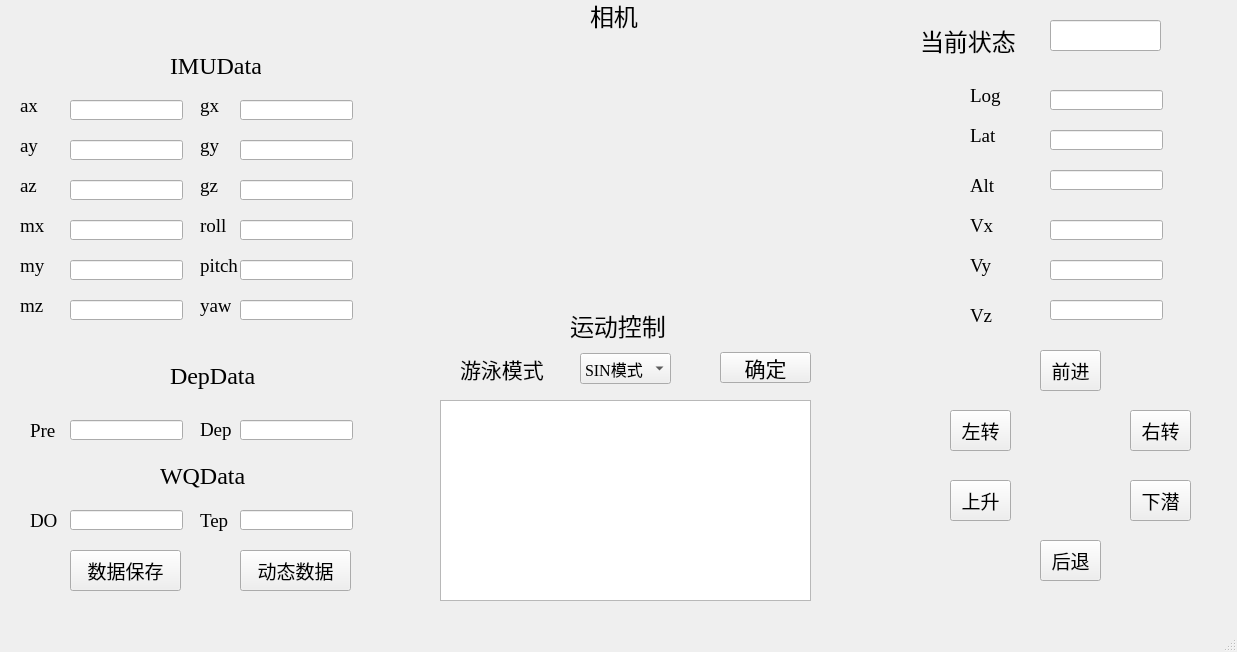
<?xml version="1.0" encoding="UTF-8"?>
<ui version="4.0">
 <class>MainWindow</class>
 <widget class="QMainWindow" name="MainWindow">
  <property name="geometry">
   <rect>
    <x>0</x>
    <y>0</y>
    <width>1237</width>
    <height>652</height>
   </rect>
  </property>
  <property name="windowTitle">
   <string>MainWindow</string>
  </property>
  <widget class="QWidget" name="centralwidget">
   <widget class="QLabel" name="label">
    <property name="geometry">
     <rect>
      <x>170</x>
      <y>50</y>
      <width>91</width>
      <height>31</height>
     </rect>
    </property>
    <property name="font">
     <font>
      <family>Times New Roman</family>
      <pointsize>18</pointsize>
     </font>
    </property>
    <property name="text">
     <string>IMUData</string>
    </property>
   </widget>
   <widget class="QLabel" name="label_2">
    <property name="geometry">
     <rect>
      <x>20</x>
      <y>90</y>
      <width>31</width>
      <height>31</height>
     </rect>
    </property>
    <property name="font">
     <font>
      <family>Times New Roman</family>
      <pointsize>14</pointsize>
     </font>
    </property>
    <property name="text">
     <string>ax</string>
    </property>
   </widget>
   <widget class="QLineEdit" name="lineEdit">
    <property name="geometry">
     <rect>
      <x>70</x>
      <y>100</y>
      <width>113</width>
      <height>20</height>
     </rect>
    </property>
    <property name="font">
     <font>
      <pointsize>12</pointsize>
     </font>
    </property>
   </widget>
   <widget class="QLineEdit" name="lineEdit_2">
    <property name="geometry">
     <rect>
      <x>70</x>
      <y>140</y>
      <width>113</width>
      <height>20</height>
     </rect>
    </property>
    <property name="font">
     <font>
      <pointsize>12</pointsize>
     </font>
    </property>
   </widget>
   <widget class="QLabel" name="label_3">
    <property name="geometry">
     <rect>
      <x>20</x>
      <y>130</y>
      <width>31</width>
      <height>31</height>
     </rect>
    </property>
    <property name="font">
     <font>
      <family>Times New Roman</family>
      <pointsize>14</pointsize>
     </font>
    </property>
    <property name="text">
     <string>ay</string>
    </property>
   </widget>
   <widget class="QLineEdit" name="lineEdit_3">
    <property name="geometry">
     <rect>
      <x>70</x>
      <y>180</y>
      <width>113</width>
      <height>20</height>
     </rect>
    </property>
    <property name="font">
     <font>
      <pointsize>12</pointsize>
     </font>
    </property>
   </widget>
   <widget class="QLabel" name="label_4">
    <property name="geometry">
     <rect>
      <x>20</x>
      <y>170</y>
      <width>31</width>
      <height>31</height>
     </rect>
    </property>
    <property name="font">
     <font>
      <family>Times New Roman</family>
      <pointsize>14</pointsize>
     </font>
    </property>
    <property name="text">
     <string>az</string>
    </property>
   </widget>
   <widget class="QLabel" name="label_5">
    <property name="geometry">
     <rect>
      <x>200</x>
      <y>170</y>
      <width>21</width>
      <height>31</height>
     </rect>
    </property>
    <property name="font">
     <font>
      <family>Times New Roman</family>
      <pointsize>14</pointsize>
     </font>
    </property>
    <property name="text">
     <string>gz</string>
    </property>
   </widget>
   <widget class="QLabel" name="label_6">
    <property name="geometry">
     <rect>
      <x>200</x>
      <y>130</y>
      <width>21</width>
      <height>31</height>
     </rect>
    </property>
    <property name="font">
     <font>
      <family>Times New Roman</family>
      <pointsize>14</pointsize>
     </font>
    </property>
    <property name="text">
     <string>gy</string>
    </property>
   </widget>
   <widget class="QLineEdit" name="lineEdit_4">
    <property name="geometry">
     <rect>
      <x>240</x>
      <y>140</y>
      <width>113</width>
      <height>20</height>
     </rect>
    </property>
    <property name="font">
     <font>
      <pointsize>12</pointsize>
     </font>
    </property>
   </widget>
   <widget class="QLabel" name="label_7">
    <property name="geometry">
     <rect>
      <x>200</x>
      <y>90</y>
      <width>21</width>
      <height>31</height>
     </rect>
    </property>
    <property name="font">
     <font>
      <family>Times New Roman</family>
      <pointsize>14</pointsize>
     </font>
    </property>
    <property name="text">
     <string>gx</string>
    </property>
   </widget>
   <widget class="QLineEdit" name="lineEdit_5">
    <property name="geometry">
     <rect>
      <x>240</x>
      <y>100</y>
      <width>113</width>
      <height>20</height>
     </rect>
    </property>
    <property name="font">
     <font>
      <pointsize>12</pointsize>
     </font>
    </property>
   </widget>
   <widget class="QLineEdit" name="lineEdit_6">
    <property name="geometry">
     <rect>
      <x>240</x>
      <y>180</y>
      <width>113</width>
      <height>20</height>
     </rect>
    </property>
    <property name="font">
     <font>
      <pointsize>12</pointsize>
     </font>
    </property>
   </widget>
   <widget class="QLabel" name="label_8">
    <property name="geometry">
     <rect>
      <x>20</x>
      <y>290</y>
      <width>31</width>
      <height>31</height>
     </rect>
    </property>
    <property name="font">
     <font>
      <family>Times New Roman</family>
      <pointsize>14</pointsize>
     </font>
    </property>
    <property name="text">
     <string>mz</string>
    </property>
   </widget>
   <widget class="QLabel" name="label_9">
    <property name="geometry">
     <rect>
      <x>20</x>
      <y>250</y>
      <width>31</width>
      <height>31</height>
     </rect>
    </property>
    <property name="font">
     <font>
      <family>Times New Roman</family>
      <pointsize>14</pointsize>
     </font>
    </property>
    <property name="text">
     <string>my</string>
    </property>
   </widget>
   <widget class="QLineEdit" name="lineEdit_7">
    <property name="geometry">
     <rect>
      <x>70</x>
      <y>260</y>
      <width>113</width>
      <height>20</height>
     </rect>
    </property>
    <property name="font">
     <font>
      <pointsize>12</pointsize>
     </font>
    </property>
   </widget>
   <widget class="QLabel" name="label_10">
    <property name="geometry">
     <rect>
      <x>20</x>
      <y>210</y>
      <width>31</width>
      <height>31</height>
     </rect>
    </property>
    <property name="font">
     <font>
      <family>Times New Roman</family>
      <pointsize>14</pointsize>
     </font>
    </property>
    <property name="text">
     <string>mx</string>
    </property>
   </widget>
   <widget class="QLineEdit" name="lineEdit_8">
    <property name="geometry">
     <rect>
      <x>70</x>
      <y>220</y>
      <width>113</width>
      <height>20</height>
     </rect>
    </property>
    <property name="font">
     <font>
      <pointsize>12</pointsize>
     </font>
    </property>
   </widget>
   <widget class="QLineEdit" name="lineEdit_9">
    <property name="geometry">
     <rect>
      <x>70</x>
      <y>300</y>
      <width>113</width>
      <height>20</height>
     </rect>
    </property>
    <property name="font">
     <font>
      <pointsize>12</pointsize>
     </font>
    </property>
   </widget>
   <widget class="QLineEdit" name="lineEdit_10">
    <property name="geometry">
     <rect>
      <x>240</x>
      <y>300</y>
      <width>113</width>
      <height>20</height>
     </rect>
    </property>
    <property name="font">
     <font>
      <pointsize>12</pointsize>
     </font>
    </property>
   </widget>
   <widget class="QLineEdit" name="lineEdit_11">
    <property name="geometry">
     <rect>
      <x>240</x>
      <y>220</y>
      <width>113</width>
      <height>20</height>
     </rect>
    </property>
    <property name="font">
     <font>
      <pointsize>12</pointsize>
     </font>
    </property>
   </widget>
   <widget class="QLabel" name="label_11">
    <property name="geometry">
     <rect>
      <x>200</x>
      <y>210</y>
      <width>31</width>
      <height>31</height>
     </rect>
    </property>
    <property name="font">
     <font>
      <family>Times New Roman</family>
      <pointsize>14</pointsize>
     </font>
    </property>
    <property name="text">
     <string>roll</string>
    </property>
   </widget>
   <widget class="QLabel" name="label_12">
    <property name="geometry">
     <rect>
      <x>200</x>
      <y>250</y>
      <width>41</width>
      <height>31</height>
     </rect>
    </property>
    <property name="font">
     <font>
      <family>Times New Roman</family>
      <pointsize>14</pointsize>
     </font>
    </property>
    <property name="text">
     <string>pitch</string>
    </property>
   </widget>
   <widget class="QLineEdit" name="lineEdit_12">
    <property name="geometry">
     <rect>
      <x>240</x>
      <y>260</y>
      <width>113</width>
      <height>20</height>
     </rect>
    </property>
    <property name="font">
     <font>
      <pointsize>12</pointsize>
     </font>
    </property>
   </widget>
   <widget class="QLabel" name="label_13">
    <property name="geometry">
     <rect>
      <x>200</x>
      <y>290</y>
      <width>31</width>
      <height>31</height>
     </rect>
    </property>
    <property name="font">
     <font>
      <family>Times New Roman</family>
      <pointsize>14</pointsize>
     </font>
    </property>
    <property name="text">
     <string>yaw</string>
    </property>
   </widget>
   <widget class="QLabel" name="label_14">
    <property name="geometry">
     <rect>
      <x>170</x>
      <y>360</y>
      <width>91</width>
      <height>31</height>
     </rect>
    </property>
    <property name="font">
     <font>
      <family>Times New Roman</family>
      <pointsize>18</pointsize>
     </font>
    </property>
    <property name="text">
     <string>DepData</string>
    </property>
   </widget>
   <widget class="QLabel" name="label_15">
    <property name="geometry">
     <rect>
      <x>30</x>
      <y>420</y>
      <width>31</width>
      <height>21</height>
     </rect>
    </property>
    <property name="font">
     <font>
      <family>Times New Roman</family>
      <pointsize>14</pointsize>
     </font>
    </property>
    <property name="text">
     <string>Pre</string>
    </property>
   </widget>
   <widget class="QLabel" name="label_16">
    <property name="geometry">
     <rect>
      <x>200</x>
      <y>420</y>
      <width>31</width>
      <height>20</height>
     </rect>
    </property>
    <property name="font">
     <font>
      <family>Times New Roman</family>
      <pointsize>14</pointsize>
     </font>
    </property>
    <property name="text">
     <string>Dep</string>
    </property>
   </widget>
   <widget class="QLineEdit" name="lineEdit_13">
    <property name="geometry">
     <rect>
      <x>70</x>
      <y>420</y>
      <width>113</width>
      <height>20</height>
     </rect>
    </property>
    <property name="font">
     <font>
      <pointsize>12</pointsize>
     </font>
    </property>
   </widget>
   <widget class="QLineEdit" name="lineEdit_14">
    <property name="geometry">
     <rect>
      <x>240</x>
      <y>420</y>
      <width>113</width>
      <height>20</height>
     </rect>
    </property>
    <property name="font">
     <font>
      <pointsize>12</pointsize>
     </font>
    </property>
   </widget>
   <widget class="QLabel" name="label_17">
    <property name="geometry">
     <rect>
      <x>160</x>
      <y>460</y>
      <width>101</width>
      <height>31</height>
     </rect>
    </property>
    <property name="font">
     <font>
      <family>Times New Roman</family>
      <pointsize>18</pointsize>
     </font>
    </property>
    <property name="text">
     <string>WQData</string>
    </property>
   </widget>
   <widget class="QLabel" name="label_18">
    <property name="geometry">
     <rect>
      <x>30</x>
      <y>510</y>
      <width>27</width>
      <height>21</height>
     </rect>
    </property>
    <property name="font">
     <font>
      <family>Times New Roman</family>
      <pointsize>14</pointsize>
     </font>
    </property>
    <property name="text">
     <string>DO</string>
    </property>
   </widget>
   <widget class="QLineEdit" name="lineEdit_15">
    <property name="geometry">
     <rect>
      <x>70</x>
      <y>510</y>
      <width>113</width>
      <height>20</height>
     </rect>
    </property>
    <property name="font">
     <font>
      <pointsize>12</pointsize>
     </font>
    </property>
   </widget>
   <widget class="QPushButton" name="pushButton">
    <property name="geometry">
     <rect>
      <x>1040</x>
      <y>350</y>
      <width>61</width>
      <height>41</height>
     </rect>
    </property>
    <property name="font">
     <font>
      <family>宋体</family>
      <pointsize>14</pointsize>
     </font>
    </property>
    <property name="text">
     <string>前进</string>
    </property>
    <property name="autoRepeat">
     <bool>true</bool>
    </property>
   </widget>
   <widget class="QPushButton" name="pushButton_2">
    <property name="geometry">
     <rect>
      <x>1040</x>
      <y>540</y>
      <width>61</width>
      <height>41</height>
     </rect>
    </property>
    <property name="font">
     <font>
      <family>宋体</family>
      <pointsize>14</pointsize>
     </font>
    </property>
    <property name="text">
     <string>后退</string>
    </property>
    <property name="autoRepeat">
     <bool>true</bool>
    </property>
   </widget>
   <widget class="QPushButton" name="pushButton_3">
    <property name="geometry">
     <rect>
      <x>950</x>
      <y>410</y>
      <width>61</width>
      <height>41</height>
     </rect>
    </property>
    <property name="font">
     <font>
      <family>宋体</family>
      <pointsize>14</pointsize>
     </font>
    </property>
    <property name="text">
     <string>左转</string>
    </property>
    <property name="autoRepeat">
     <bool>true</bool>
    </property>
   </widget>
   <widget class="QPushButton" name="pushButton_4">
    <property name="geometry">
     <rect>
      <x>1130</x>
      <y>410</y>
      <width>61</width>
      <height>41</height>
     </rect>
    </property>
    <property name="font">
     <font>
      <family>宋体</family>
      <pointsize>14</pointsize>
     </font>
    </property>
    <property name="text">
     <string>右转</string>
    </property>
    <property name="autoRepeat">
     <bool>true</bool>
    </property>
   </widget>
   <widget class="QPushButton" name="pushButton_5">
    <property name="geometry">
     <rect>
      <x>950</x>
      <y>480</y>
      <width>61</width>
      <height>41</height>
     </rect>
    </property>
    <property name="font">
     <font>
      <family>宋体</family>
      <pointsize>14</pointsize>
     </font>
    </property>
    <property name="text">
     <string>上升</string>
    </property>
    <property name="autoRepeat">
     <bool>true</bool>
    </property>
   </widget>
   <widget class="QPushButton" name="pushButton_6">
    <property name="geometry">
     <rect>
      <x>1130</x>
      <y>480</y>
      <width>61</width>
      <height>41</height>
     </rect>
    </property>
    <property name="font">
     <font>
      <family>宋体</family>
      <pointsize>14</pointsize>
     </font>
    </property>
    <property name="text">
     <string>下潜</string>
    </property>
    <property name="autoRepeat">
     <bool>true</bool>
    </property>
   </widget>
   <widget class="QLabel" name="label_19">
    <property name="geometry">
     <rect>
      <x>920</x>
      <y>20</y>
      <width>101</width>
      <height>41</height>
     </rect>
    </property>
    <property name="font">
     <font>
      <family>宋体</family>
      <pointsize>18</pointsize>
     </font>
    </property>
    <property name="text">
     <string>当前状态</string>
    </property>
   </widget>
   <widget class="QLineEdit" name="lineEdit_16">
    <property name="geometry">
     <rect>
      <x>1050</x>
      <y>20</y>
      <width>111</width>
      <height>31</height>
     </rect>
    </property>
    <property name="font">
     <font>
      <pointsize>14</pointsize>
     </font>
    </property>
   </widget>
   <widget class="QLabel" name="label_20">
    <property name="geometry">
     <rect>
      <x>590</x>
      <y>0</y>
      <width>54</width>
      <height>31</height>
     </rect>
    </property>
    <property name="font">
     <font>
      <family>宋体</family>
      <pointsize>18</pointsize>
     </font>
    </property>
    <property name="text">
     <string>相机</string>
    </property>
   </widget>
   <widget class="QLabel" name="label_21">
    <property name="geometry">
     <rect>
      <x>570</x>
      <y>310</y>
      <width>101</width>
      <height>31</height>
     </rect>
    </property>
    <property name="font">
     <font>
      <family>宋体</family>
      <pointsize>18</pointsize>
     </font>
    </property>
    <property name="text">
     <string>运动控制</string>
    </property>
   </widget>
   <widget class="QLabel" name="label_22">
    <property name="geometry">
     <rect>
      <x>970</x>
      <y>210</y>
      <width>31</width>
      <height>31</height>
     </rect>
    </property>
    <property name="font">
     <font>
      <family>Times New Roman</family>
      <pointsize>14</pointsize>
     </font>
    </property>
    <property name="text">
     <string>Vx</string>
    </property>
   </widget>
   <widget class="QLabel" name="label_23">
    <property name="geometry">
     <rect>
      <x>970</x>
      <y>250</y>
      <width>41</width>
      <height>31</height>
     </rect>
    </property>
    <property name="font">
     <font>
      <family>Times New Roman</family>
      <pointsize>14</pointsize>
     </font>
    </property>
    <property name="text">
     <string>Vy</string>
    </property>
   </widget>
   <widget class="QLabel" name="label_24">
    <property name="geometry">
     <rect>
      <x>970</x>
      <y>300</y>
      <width>41</width>
      <height>31</height>
     </rect>
    </property>
    <property name="font">
     <font>
      <family>Times New Roman</family>
      <pointsize>14</pointsize>
     </font>
    </property>
    <property name="text">
     <string>Vz</string>
    </property>
   </widget>
   <widget class="QLineEdit" name="lineEdit_17">
    <property name="geometry">
     <rect>
      <x>1050</x>
      <y>220</y>
      <width>113</width>
      <height>20</height>
     </rect>
    </property>
    <property name="font">
     <font>
      <pointsize>12</pointsize>
     </font>
    </property>
   </widget>
   <widget class="QLineEdit" name="lineEdit_18">
    <property name="geometry">
     <rect>
      <x>1050</x>
      <y>260</y>
      <width>113</width>
      <height>20</height>
     </rect>
    </property>
    <property name="font">
     <font>
      <pointsize>12</pointsize>
     </font>
    </property>
   </widget>
   <widget class="QLineEdit" name="lineEdit_19">
    <property name="geometry">
     <rect>
      <x>1050</x>
      <y>300</y>
      <width>113</width>
      <height>20</height>
     </rect>
    </property>
    <property name="font">
     <font>
      <pointsize>12</pointsize>
     </font>
    </property>
   </widget>
   <widget class="QLineEdit" name="lineEdit_20">
    <property name="geometry">
     <rect>
      <x>240</x>
      <y>510</y>
      <width>113</width>
      <height>20</height>
     </rect>
    </property>
    <property name="font">
     <font>
      <pointsize>12</pointsize>
     </font>
    </property>
   </widget>
   <widget class="QLabel" name="label_25">
    <property name="geometry">
     <rect>
      <x>200</x>
      <y>510</y>
      <width>31</width>
      <height>21</height>
     </rect>
    </property>
    <property name="font">
     <font>
      <family>Times New Roman</family>
      <pointsize>14</pointsize>
     </font>
    </property>
    <property name="text">
     <string>Tep</string>
    </property>
   </widget>
   <widget class="QLineEdit" name="lineEdit_22">
    <property name="geometry">
     <rect>
      <x>1050</x>
      <y>170</y>
      <width>113</width>
      <height>20</height>
     </rect>
    </property>
    <property name="font">
     <font>
      <pointsize>12</pointsize>
     </font>
    </property>
   </widget>
   <widget class="QLineEdit" name="lineEdit_23">
    <property name="geometry">
     <rect>
      <x>1050</x>
      <y>90</y>
      <width>113</width>
      <height>20</height>
     </rect>
    </property>
    <property name="font">
     <font>
      <pointsize>12</pointsize>
     </font>
    </property>
   </widget>
   <widget class="QLabel" name="label_26">
    <property name="geometry">
     <rect>
      <x>970</x>
      <y>120</y>
      <width>41</width>
      <height>31</height>
     </rect>
    </property>
    <property name="font">
     <font>
      <family>Times New Roman</family>
      <pointsize>14</pointsize>
     </font>
    </property>
    <property name="text">
     <string>Lat</string>
    </property>
   </widget>
   <widget class="QLabel" name="label_27">
    <property name="geometry">
     <rect>
      <x>970</x>
      <y>170</y>
      <width>41</width>
      <height>31</height>
     </rect>
    </property>
    <property name="font">
     <font>
      <family>Times New Roman</family>
      <pointsize>14</pointsize>
     </font>
    </property>
    <property name="text">
     <string>Alt</string>
    </property>
   </widget>
   <widget class="QLabel" name="label_28">
    <property name="geometry">
     <rect>
      <x>970</x>
      <y>80</y>
      <width>41</width>
      <height>31</height>
     </rect>
    </property>
    <property name="font">
     <font>
      <family>Times New Roman</family>
      <pointsize>14</pointsize>
     </font>
    </property>
    <property name="text">
     <string>Log</string>
    </property>
   </widget>
   <widget class="QLineEdit" name="lineEdit_24">
    <property name="geometry">
     <rect>
      <x>1050</x>
      <y>130</y>
      <width>113</width>
      <height>20</height>
     </rect>
    </property>
    <property name="font">
     <font>
      <pointsize>12</pointsize>
     </font>
    </property>
   </widget>
   <widget class="QLabel" name="label_29">
    <property name="geometry">
     <rect>
      <x>0</x>
      <y>0</y>
      <width>211</width>
      <height>31</height>
     </rect>
    </property>
    <property name="font">
     <font>
      <family>Times New Roman</family>
      <pointsize>14</pointsize>
     </font>
    </property>
    <property name="text">
     <string/>
    </property>
   </widget>
   <widget class="QLabel" name="label_30">
    <property name="geometry">
     <rect>
      <x>250</x>
      <y>0</y>
      <width>101</width>
      <height>31</height>
     </rect>
    </property>
    <property name="font">
     <font>
      <family>宋体</family>
      <pointsize>14</pointsize>
     </font>
    </property>
    <property name="text">
     <string/>
    </property>
   </widget>
   <widget class="QLabel" name="label_32">
    <property name="geometry">
     <rect>
      <x>460</x>
      <y>348</y>
      <width>91</width>
      <height>41</height>
     </rect>
    </property>
    <property name="font">
     <font>
      <family>宋体</family>
      <pointsize>16</pointsize>
     </font>
    </property>
    <property name="text">
     <string>游泳模式</string>
    </property>
   </widget>
   <widget class="QComboBox" name="comboBox_2">
    <property name="geometry">
     <rect>
      <x>580</x>
      <y>353</y>
      <width>91</width>
      <height>31</height>
     </rect>
    </property>
    <property name="font">
     <font>
      <family>Times New Roman</family>
      <pointsize>12</pointsize>
     </font>
    </property>
    <item>
     <property name="text">
      <string>SIN模式</string>
     </property>
    </item>
    <item>
     <property name="text">
      <string>CPG模式</string>
     </property>
    </item>
   </widget>
   <widget class="QPushButton" name="pushButton_7">
    <property name="geometry">
     <rect>
      <x>720</x>
      <y>352</y>
      <width>91</width>
      <height>31</height>
     </rect>
    </property>
    <property name="font">
     <font>
      <family>宋体</family>
      <pointsize>16</pointsize>
     </font>
    </property>
    <property name="text">
     <string>确定</string>
    </property>
   </widget>
   <widget class="QTextEdit" name="textEdit">
    <property name="geometry">
     <rect>
      <x>440</x>
      <y>400</y>
      <width>371</width>
      <height>201</height>
     </rect>
    </property>
    <property name="font">
     <font>
      <family>宋体</family>
      <pointsize>14</pointsize>
     </font>
    </property>
   </widget>
   <widget class="QPushButton" name="pushButton_8">
    <property name="geometry">
     <rect>
      <x>70</x>
      <y>550</y>
      <width>111</width>
      <height>41</height>
     </rect>
    </property>
    <property name="font">
     <font>
      <family>宋体</family>
      <pointsize>14</pointsize>
     </font>
    </property>
    <property name="text">
     <string>数据保存</string>
    </property>
   </widget>
   <widget class="QPushButton" name="pushButton_9">
    <property name="geometry">
     <rect>
      <x>240</x>
      <y>550</y>
      <width>111</width>
      <height>41</height>
     </rect>
    </property>
    <property name="font">
     <font>
      <family>宋体</family>
      <pointsize>14</pointsize>
     </font>
    </property>
    <property name="text">
     <string>动态数据</string>
    </property>
   </widget>
   <widget class="QLabel" name="label_31">
    <property name="geometry">
     <rect>
      <x>443</x>
      <y>61</y>
      <width>360</width>
      <height>240</height>
     </rect>
    </property>
    <property name="text">
     <string/>
    </property>
   </widget>
  </widget>
  <widget class="QMenuBar" name="menubar">
   <property name="geometry">
    <rect>
     <x>0</x>
     <y>0</y>
     <width>1237</width>
     <height>23</height>
    </rect>
   </property>
  </widget>
  <widget class="QStatusBar" name="statusbar"/>
 </widget>
 <resources/>
 <connections/>
</ui>
